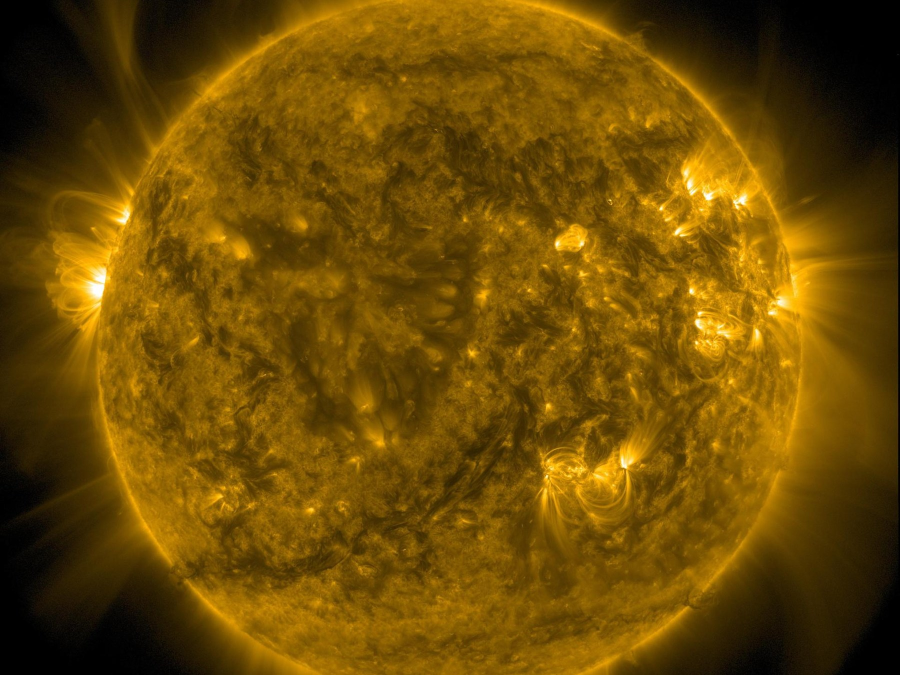
#> input picture Science Books/Cosmology/The Universe Has No Now - Manuscript/Figures/fig03.jpg, 1800 x 1350 px (shown at 1/2 size)
$ python -i fetch_photos.py   (imports and definitions only)
#> lines starting #> are read from the running program, lines starting #| are printed output that depends on the picture
#> further down, picture is the input picture: PIL image 1800x1350 RGB; mean R, G, B 108.3, 75.2, 3.7
# Fetch 14 real public-domain / NASA-ESA-style space photographs.
# Never invent Hubble / Planck / EHT / rover / Cassini frames.
# Writes figs/figNN.jpg at 1800x1350. Placeholders stay as figs/figNN_slot.png.
import io
import os
import ssl
import sys
import urllib.request

from PIL import Image, ImageDraw, ImageEnhance, ImageFilter, ImageFont, ImageOps

HERE = os.path.dirname(os.path.abspath(__file__))
OUT = os.path.join(HERE, "figs")
# [1 line not run here, left out]
UA = "UniverseHasNoNow/1.0 (manuscript figure assembly; educational; contact: author)"

# Each entry: (figure number, credit key, process tag, url list)
# process: sun, disk, field, cmb, spiral, web, bullet, rim, eht, host, rover, europa, earth, tracks
PHOTOS = [
    (3, "sun", "sun", [
        "https://sdo.gsfc.nasa.gov/assets/img/browse/2015/10/27/20151027_000000_4096_HMIIF.jpg",
        "https://sdo.gsfc.nasa.gov/assets/img/browse/2017/09/06/20170906_000000_4096_HMIIF.jpg",
        "https://images-assets.nasa.gov/image/GSFC_20171208_Archive_e001861/GSFC_20171208_Archive_e001861~large.jpg",
        "https://commons.wikimedia.org/wiki/Special:FilePath/The_Sun_by_the_Atmospheric_Imaging_Assembly_of_NASA%27s_Solar_Dynamics_Observatory_-_20100819.jpg?width=2048",
    ]),
    (4, "andromeda", "disk", [
        "https://cdn.spacetelescope.org/archives/images/large/heic1502a.jpg",
        "https://esahubble.org/media/archives/images/large/heic1502a.jpg",
        "https://commons.wikimedia.org/wiki/Special:FilePath/Andromeda_Galaxy_560mm_FL.jpg?width=2048",
        "https://images-assets.nasa.gov/image/PIA04921/PIA04921~large.jpg",
    ]),
    (8, "hudf", "field", [
        "https://cdn.spacetelescope.org/archives/images/large/heic0611b.jpg",
        "https://esahubble.org/media/archives/images/large/heic0611b.jpg",
        "https://commons.wikimedia.org/wiki/Special:FilePath/Hubble_ultra_deep_field_high_rez_edit1.jpg?width=2048",
        "https://images-assets.nasa.gov/image/hubble-ultra-deep-field/hubble-ultra-deep-field~large.jpg",
    ]),
    (9, "planck", "cmb", [
        "https://www.esa.int/var/esa/storage/images/esa_multimedia/images/2013/03/planck_cmb/12583932-4-eng-GB/Planck_CMB.jpg",
        "https://commons.wikimedia.org/wiki/Special:FilePath/Planck_CMB.jpg?width=2048",
        "https://www.esa.int/var/esa/storage/images/esa_multimedia/images/2018/07/planck_s_view_of_the_cosmic_microwave_background/17552332-1-eng-GB/Planck_s_view_of_the_cosmic_microwave_background.jpg",
    ]),
    (14, "spiral", "spiral", [
        "https://cdn.spacetelescope.org/archives/images/large/opo9941a.jpg",
        "https://esahubble.org/media/archives/images/large/opo9941a.jpg",
        "https://commons.wikimedia.org/wiki/Special:FilePath/NGC_4414_(NASA-med).jpg?width=2048",
        "https://cdn.spacetelescope.org/archives/images/large/heic0506a.jpg",
    ]),
    (16, "sdss", "web", [
        "https://www.sdss.org/wp-content/uploads/2014/11/LSS_3Dslice.png",
        "https://www.sdss.org/wp-content/uploads/2014/10/sdss_pie2.jpg",
        "https://www.sdss4.org/wp-content/uploads/2014/11/LSS_3Dslice.png",
        "https://commons.wikimedia.org/wiki/Special:FilePath/2MASS_LSS_chart-NEW_Nasa.jpg?width=2048",
        "https://photojournal.jpl.nasa.gov/jpeg/PIA04248.jpg",
    ]),
    (17, "bullet", "bullet", [
        "https://chandra.harvard.edu/photo/2006/1e0657/1e0657.jpg",
        "https://chandra.si.edu/photo/2006/1e0657/1e0657.jpg",
        "https://commons.wikimedia.org/wiki/Special:FilePath/Bulletcluster.jpg?width=2048",
        "https://chandra.harvard.edu/photo/2006/1e0657/1e0657_scale.jpg",
    ]),
    (18, "snr", "rim", [
        "https://cdn.spacetelescope.org/archives/images/large/heic0515a.jpg",
        "https://esahubble.org/media/archives/images/large/heic0515a.jpg",
        "https://chandra.harvard.edu/photo/2004/kepler/kepler.jpg",
        "https://commons.wikimedia.org/wiki/Special:FilePath/Kepler%27s_Supernova_Remnant.jpg?width=2048",
        "https://cdn.spacetelescope.org/archives/images/large/heic0609a.jpg",
    ]),
    (20, "eht", "eht", [
        "https://cdn.eso.org/images/large/eso1907a.jpg",
        "https://eventhorizontelescope.org/files/eht/files/20190410-78m-4000x2330.jpg",
        "https://commons.wikimedia.org/wiki/Special:FilePath/Black_hole_-_Messier_87_crop_max_res.jpg?width=2048",
        "https://cdn.eso.org/images/screen/eso1907a.jpg",
    ]),
    (24, "host", "host", [
        "https://cdn.spacetelescope.org/archives/images/large/heic0815a.jpg",
        "https://esahubble.org/media/archives/images/large/heic0815a.jpg",
        "https://commons.wikimedia.org/wiki/Special:FilePath/Messier_87_Hubble_WikiSky.jpg?width=2048",
        "https://cdn.spacetelescope.org/archives/images/large/heic0814a.jpg",
    ]),
    (25, "rover", "rover", [
        "https://photojournal.jpl.nasa.gov/jpeg/PIA23764.jpg",
        "https://mars.nasa.gov/system/resources/detail_files/25058_PIA23764-web.jpg",
        "https://images-assets.nasa.gov/image/PIA23764/PIA23764~large.jpg",
        "https://photojournal.jpl.nasa.gov/jpeg/PIA24924.jpg",
        "https://commons.wikimedia.org/wiki/Special:FilePath/PIA24924-MarsPerseveranceRover-FirstDrive-20210304.jpg?width=2048",
    ]),
    (29, "europa", "europa", [
        "https://photojournal.jpl.nasa.gov/jpeg/PIA19048.jpg",
        "https://photojournal.jpl.nasa.gov/jpeg/PIA01299.jpg",
        "https://images-assets.nasa.gov/image/PIA19048/PIA19048~large.jpg",
        "https://commons.wikimedia.org/wiki/Special:FilePath/Europa-moon.jpg?width=2048",
    ]),
    (41, "earth", "earth", [
        "https://images-assets.nasa.gov/image/as08-14-2383/as08-14-2383~large.jpg",
        "https://images-assets.nasa.gov/image/as08-14-2383/as08-14-2383~orig.jpg",
        "https://commons.wikimedia.org/wiki/Special:FilePath/NASA-Apollo8-Dec24-Earthrise.jpg?width=2048",
        "https://www.nasa.gov/wp-content/uploads/static/history/alsj/a410/AS8-14-2383HR.jpg",
    ]),
    (45, "tracks", "tracks", [
        "https://photojournal.jpl.nasa.gov/jpeg/PIA16052.jpg",
        "https://images-assets.nasa.gov/image/PIA16052/PIA16052~large.jpg",
        "https://photojournal.jpl.nasa.gov/jpeg/PIA16142.jpg",
        "https://mars.nasa.gov/system/resources/detail_files/4454_pia16052-full.jpg",
        "https://commons.wikimedia.org/wiki/Special:FilePath/PIA16052-MarsCuriosityRover-Tracks-20120822.jpg?width=2048",
    ]),
]


# [41 lines left out: functions fetch, open_rgb, crop_43, not called in this run]


def punch(im, contrast=1.18, sharpness=1.08):
#> called with contrast = 1.18, sharpness = 1.08
    im = ImageEnhance.Contrast(im).enhance(contrast)
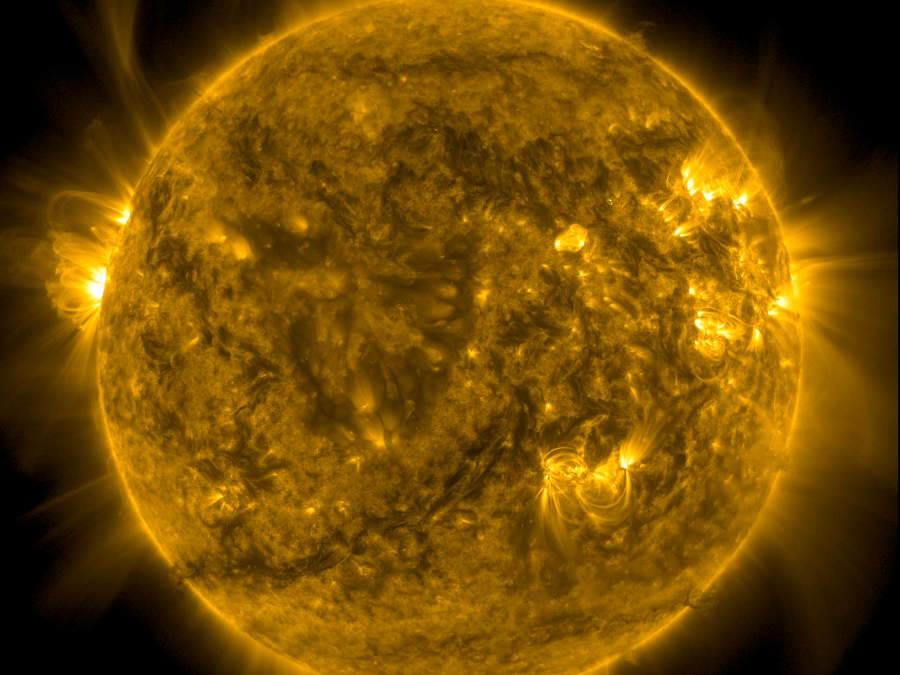
#> im: PIL image 1800x1350 RGB (shown at 1/2 size); mean R, G, B 113.8, 75.1, 0.7
    im = ImageEnhance.Sharpness(im).enhance(sharpness)
    return ImageOps.autocontrast(im, cutoff=1)
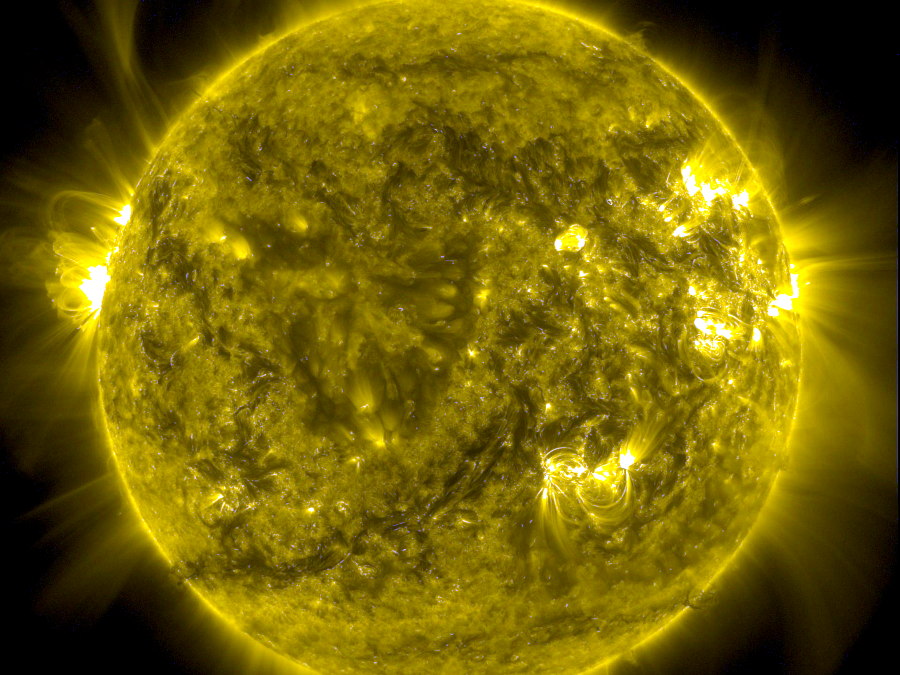
#> returned value: PIL image 1800x1350 RGB (shown at 1/2 size); mean R, G, B 113.5, 97.1, 5


# [71 lines left out: functions label, process, one, not called in this run]


# [13 lines not run here, left out]

>>> from PIL import Image
>>> picture = Image.open('fig03.jpg')
>>> result = punch(picture)

$ run again, on Gravity, Actually/src/photo_bullet_cluster.jpg
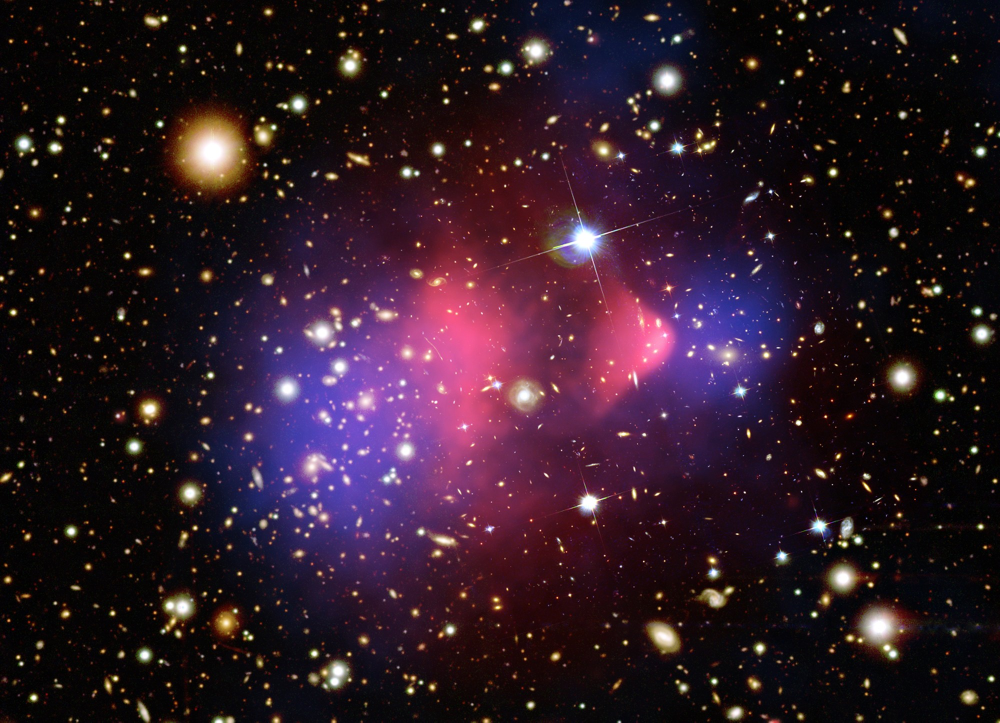
#> input picture Gravity, Actually/src/photo_bullet_cluster.jpg, 2000 x 1445 px (shown at 1/2 size)
#> picture is the input picture: PIL image 2000x1445 RGB; mean R, G, B 45.3, 25.9, 38
#> in punch, `im = ImageEnhance.Contrast(im).enhance(contrast)`:
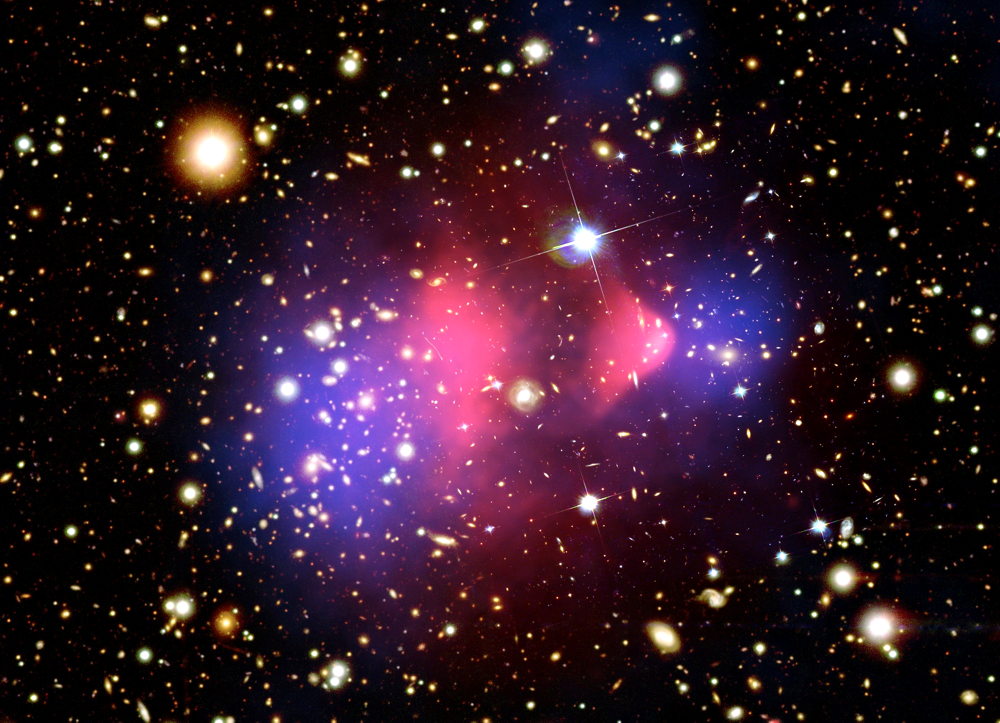
#> im: PIL image 2000x1445 RGB (shown at 1/2 size); mean R, G, B 47, 24.6, 39

$ run again, on Gravity, Actually/src/photo_iss_fruit.jpg
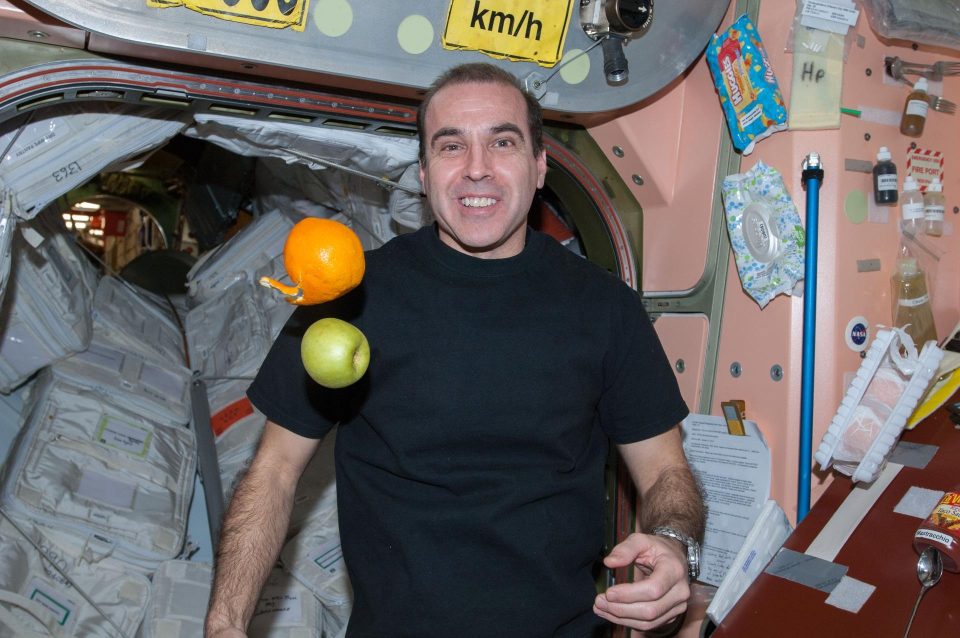
#> input picture Gravity, Actually/src/photo_iss_fruit.jpg, 1920 x 1275 px (shown at 1/2 size)
#> picture is the input picture: PIL image 1920x1275 RGB; mean R, G, B 104.7, 99.9, 98.8
#> in punch, `return ImageOps.autocontrast(im, cutoff=1)`:
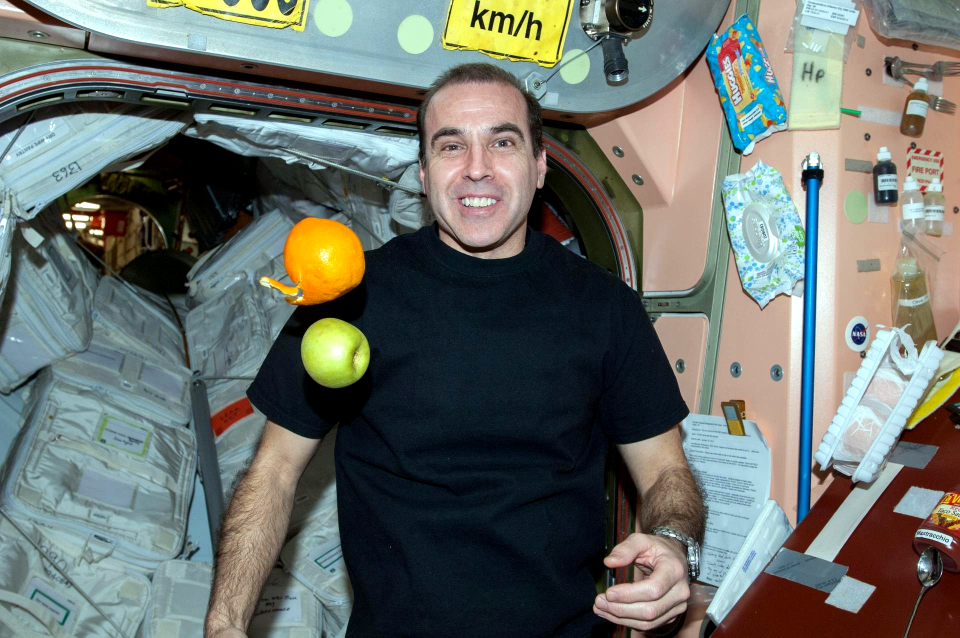
#> returned value: PIL image 1920x1275 RGB (shown at 1/2 size); mean R, G, B 105.6, 111.2, 105.4
